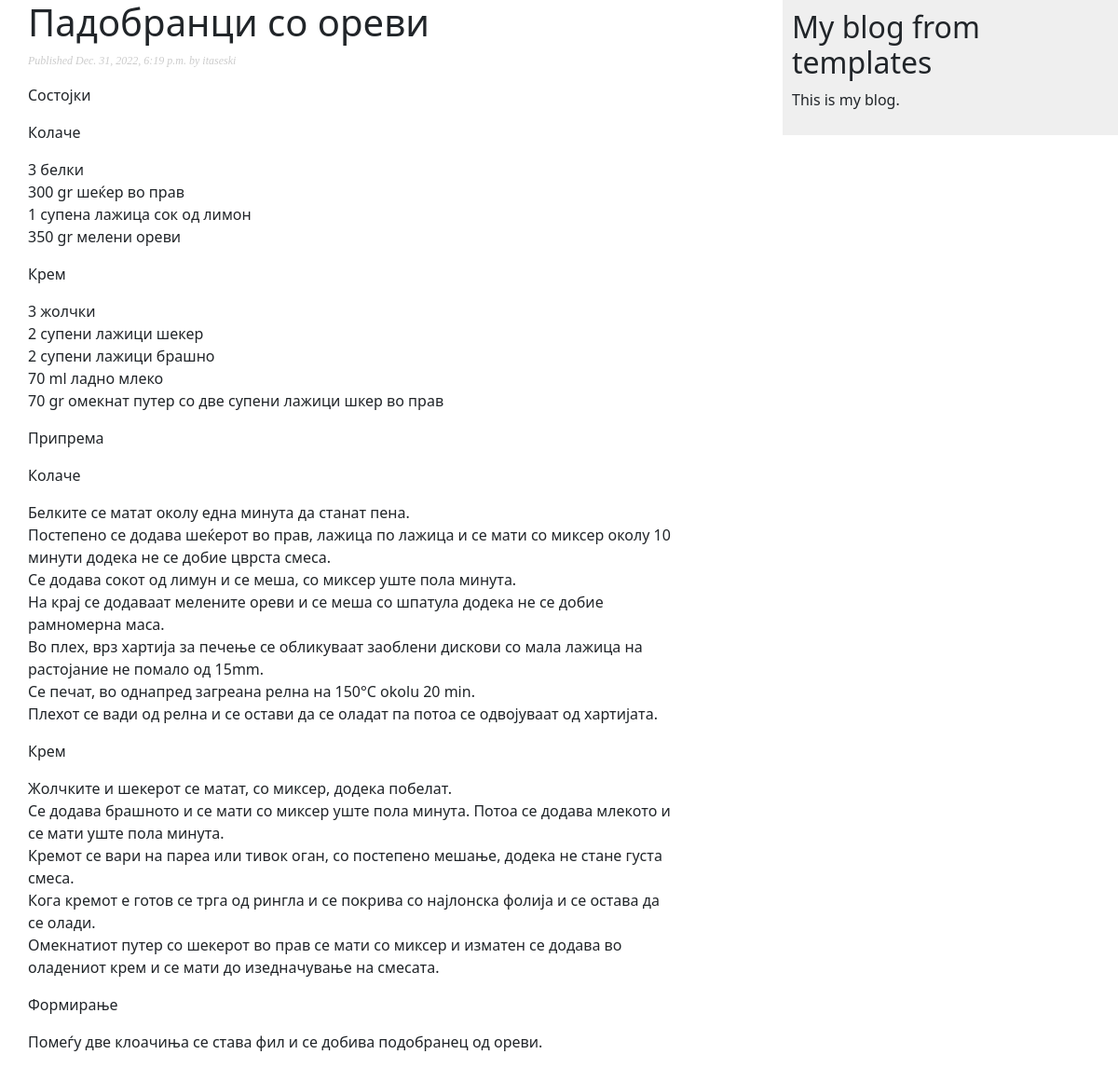
Page /2022/12/31/padobranci-so-orevi/ on the committed database.
### blog/models.py (models this page shows, shortened)
class Post(models.Model):
    class Status(models.TextChoices):
        DRAFT = 'DF', 'Draft'
        PUBLISHED = 'PB', 'Published'
    title = models.CharField(max_length=256)
    slug = models.SlugField(max_length=250, unique_for_date='publish')
    author = models.ForeignKey(User,
                               on_delete=models.CASCADE,
                               related_name='blog_posts')
    content = models.TextField(blank=True)
    publish = models.DateTimeField(default=timezone.now)
    created = models.DateTimeField(auto_now_add=True)
    updated = models.DateTimeField(auto_now=True)
    status = models.CharField(max_length=2,
                              choices=Status.choices,
                              default=Status.DRAFT)
    objects = models.Manager() # The default manager.
    published = PublishedManager() # Our custom manager.
    class Meta:
        ordering = ['-publish']
        indexes = [
            models.Index(fields=['-publish']),
        ] # Note: Index ordering is not supported on MySQL

### blog/views.py (the view)
# urls.py: path('<int:year>/<int:month>/<int:day>/<slug:post>/', views.post_detail, name='post_detail'),
def post_detail(request, year, month, day, post):
    post = get_object_or_404(Post,
                             status=Post.Status.PUBLISHED,
                             slug=post,
                             publish__year=year,
                             publish__month=month,
                             publish__day=day)
    context = {
        'post': post
    }
    return render(request, 'blog/post/detail.html', context)

### templates/blog/post/detail.html (shortened to what this page needs)
{% extends "blog/base.html" %}
{% block content %}
  <h1>{{ post.title }}</h1>
  <p class="date">
    Published {{ post.publish }} by {{ post.author }}
  </p>
  {{ post.content|safe|linebreaks }}
{% endblock %}

### blog/static/css/blog.css (style rules this page uses)
p.date { color:#ccc; font-family: georgia, serif; font-size: 12px; font-style: italic; }

### rows in the picture
Post: publish "Dec. 31, 2022, 6:19 p.m.", author "itaseski", content "Состојки Колаче 3 белки 300 gr шеќер во прав 1 супена лажица сок од лимон 350 gr мелени ореви Крем 3 жолчки 2 супени лажици шекер 2 супени лажици брашно 70 ml ладно млеко 70 gr омекнат путер со две супени лажици шкер во прав Припрема Колаче Белките се матат околу една минута да станат пена. Постепено се додава шеќерот во прав, лажица по лажица и се мати со миксер околу 10 минути додека не се добие цврста смеса. Се додава сокот од лимун и се меша, со миксер уште пола минута. На крај се додаваат мелените ореви и се меша со шпатула додека не се добие рамномерна маса. Во плех, врз хартија за печење се обликуваат заоблени дискови со мала лажица на растојание не помало од 15mm. Се печат, во…"
